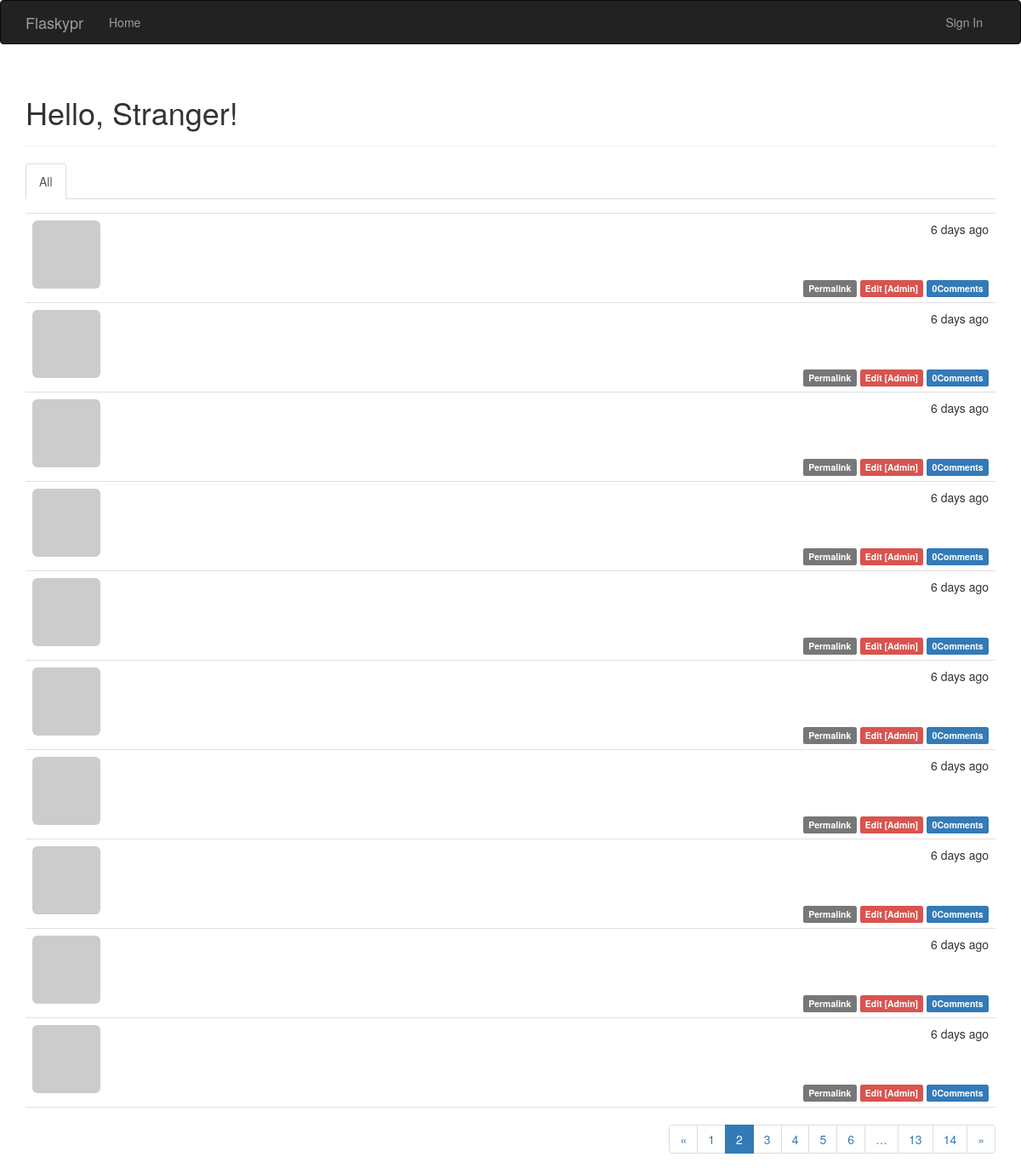
Screenshot of /?page=2 with the database file from the repository.
### app/models.py (models this page shows, shortened)
class Post(db.Model):
    __tablename__ = 'posts'
    id = db.Column(db.Integer, primary_key=True)
    body = db.Column(db.Text)
    timestamp = db.Column(db.DateTime, index=True, default=datetime.datetime.utcnow)
    author_id = db.Column(db.Integer, db.ForeignKey('users.id'))
    body_html = db.Column(db.Text)
    comments = db.relationship('Comment', backref='post', lazy='dynamic')

### app/main/views.py (the view)
@main.route('/', methods=['GET', 'POST'])
def index():
    form = PostForm()
    if current_user.can(Permission.WRITE_ARTICLES) and \
        form.validate_on_submit():
        post = Post(body=form.body.data,
                    author=current_user._get_current_object())
        db.session.add(post)
        return redirect(url_for('.index'))
    page = request.args.get('page', 1, type=int)
    show_followed = False
    if current_user.is_authenticated:
        show_followed = bool(request.cookies.get('show_followed', ''))
    if show_followed:
        query = current_user.followed_posts
    else:
        query = Post.query
    pagination = query.order_by(Post.timestamp.desc()).paginate(
        page, per_page=int(current_app.config['FLASKY_POSTS_PER_PAGE']),
        error_out=False)
    posts = pagination.items
    return render_template('index.html', form=form, posts=posts, pagination=pagination)

### app/auth/views.py (called while the page is built)
@auth.before_app_request
def before_request():
    if current_user.is_authenticated:
        current_user.ping()
        if not current_user.confirmed \
            and request.endpoint[:5] != 'auth.'\
                and request.endpoint != 'static':
            return redirect(url_for('auth.unconfirmed'))

### app/main/__init__.py (called while the page is built)
@main.app_context_processor
def inject_permissions():
    return dict(Permission=Permission)

### app/main/views.py (called while the page is built)
@main.after_app_request
def after_request(response):
    for query in get_debug_queries():
        if query.duration >= current_app.config['FLASK_SLOW_DB_QUERY_TIME']:
            current_app.logger.warning(
                "Slow query: %s\nParameters: %s\nDuration: %fs\nContext: %s\n" %(
                    query.statement, query.parameters, query.duration, query.context))
    return response

### app/models.py (called while the page is built)
    def gravatar(self, size=100, default='identicon', rating='g'):
        if request.is_secure:
            url = 'https://secure.gravatar.com/avatar'
        else:
            url = 'http://www.gravatar.com/avatar'
        hash = self.avatar_hash or hashlib.md5(self.email.encode('utf-8')).hexdigest()
        return '{url}/{hash}?s={size}&d={default}&r={rating}'.format(
            url=url, hash=hash, size=size, default=default, rating=rating
        )

    def can(self, permissions):
        return False

### app/templates/index.html (shortened to what this page needs)
{% extends "base.html" %}
{% import "bootstrap/wtf.html" as wtf %}
{% import "_macros.html" as macros %}
{% block page_content %}
<div class="page-header">
    <h1>Hello, {% if current_user.is_authenticated %}{{ current_user.username }}{% else %}Stranger{% endif %}!</h1>
</div>
<div class="post-tabs">
    <ul class="nav nav-tabs">
        <li{% if not show_followed %} class="active"{% endif %}><a href="{{ url_for('.show_all') }}">All</a></li>
    </ul>
    {% include '_posts.html' %}
</div>
<div class="pagination">
    {{ macros.pagination_widget(pagination, '.index') }}
</div>
{% endblock %}

### app/templates/_posts.html (shortened to what this page needs)
<ul class="posts">
    {% for post in posts %}
    <li class="post">
        <div class="post-thumbnail">
            <a href="{{ url_for('.user', username=post.author.username) }}">
                <img class="img-rounded profile-thumbnail" src="{{ post.author.gravatar(size=40) }}">
            </a>
        </div>
        <div class="post-content">
            <div class="post-date">{{ moment(post.timestamp).fromNow() }}</div>
            <div class="post-author"><a href="{{ url_for('.user', username=post.author.username) }}">{{ post.author.username }}</a></div>
        </div>
        <div class="post-body">
        </div>
        <div class="post-footer">
            <a href="{{ url_for('.post', id=post.id) }}">
                <span class="label label-default">Permalink</span>
            </a>
            {% if current_user == post.author %}
            <a href="url_for('.edit', id=post.id)">
                <span class="label label-primary">Edit</span>
            </a>
            {% elif current_user.is_administrator %}
            <a href="{{ url_for('.edit', id=post.id) }}">
                <span class="label label-danger">Edit [Admin]</span>
            </a>
            {% endif %}
             <a href="{{ url_for('.post', id=post.id) }}#comments">
                <span class="label label-primary">{{ post.comments.count()  }}Comments</span>
            </a>
        </div>
    </li>
    {% endfor %}
</ul>

### app/static/styles.css (style rules this page uses)
.profile-thumbnail { position: absolute; }
ul.posts { list-style-type: none; padding: 0px; margin: 16px 0px 0px 0px; border-top: 1px solid #e0e0e0; }
ul.posts li.post { padding: 8px; border-bottom: 1px solid #e0e0e0; }
div.post-date { float: right; }
div.post-author { font-weight: bold; }
div.post-thumbnail { position: absolute; }
div.post-content { margin-left: 48px; min-height: 48px; }
div.post-footer { text-align: right; }
div.pagination { width: 100%; text-align: right; padding: 0px; margin: 0px; }

### rows the page displays
Post: timestamp "6 days ago", comments.count "0"
Post: timestamp "6 days ago", comments.count "0"
Post: timestamp "6 days ago", comments.count "0"
Post: timestamp "6 days ago", comments.count "0"
Post: timestamp "6 days ago", comments.count "0"
Post: timestamp "6 days ago", comments.count "0"
Post: timestamp "6 days ago", comments.count "0"
Post: timestamp "6 days ago", comments.count "0"
Post: timestamp "6 days ago", comments.count "0"
Post: timestamp "6 days ago", comments.count "0"

### other values shown
{{ p }} "1" "3" "4" "5" "6" "13" "14"
{{ p }} "2"
